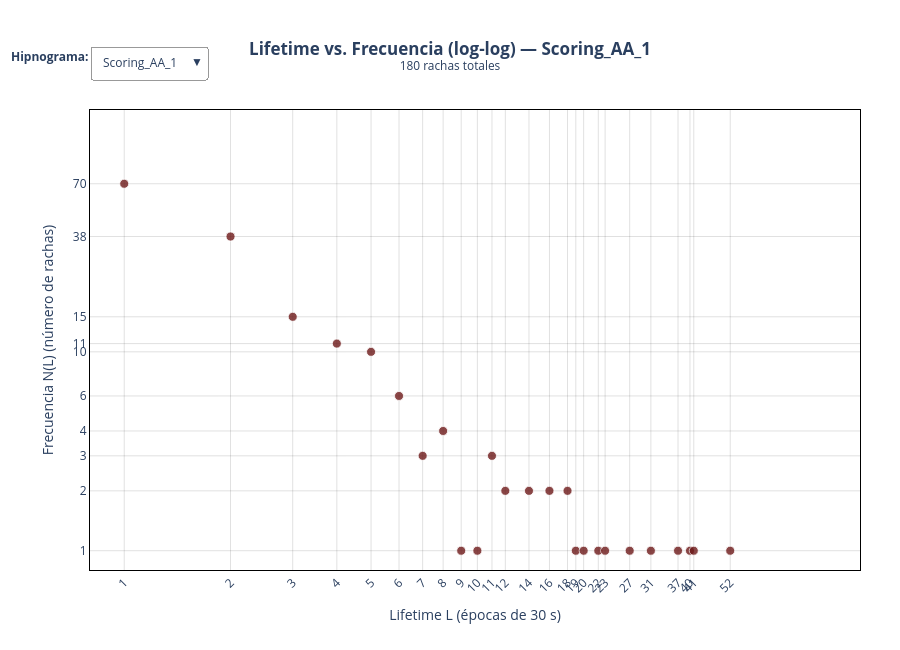

The notebook cell this image was saved under:
### Markdown cell above
## Lifetime de las fases de sueño vs frecuencia

### Code cell
def calcular_lifetimes(sequence: np.ndarray) -> np.ndarray:
    if len(sequence) == 0:
        return np.array([])
    cambios = np.diff(sequence) != 0
    indices = np.concatenate(([0], np.where(cambios)[0] + 1, [len(sequence)]))
    return np.diff(indices)

EPOCA_SEG = 30
sujetos = list(hipnogramas.keys())

# --- Pre-cálculo por sujeto ---
datos = {}
for s in sujetos:
    lfts = calcular_lifetimes(np.asarray(hipnogramas[s]))
    valores, conteos = np.unique(lfts, return_counts=True)
    datos[s] = dict(x=valores, y=conteos, n_rachas=int(len(lfts)))

# --- Rango global fijo, para poder comparar entre hipnogramas ---
x_max = max(d['x'].max() for d in datos.values())
y_max = max(d['y'].max() for d in datos.values())

def ticks_usados(vals, max_ticks=25):
    """Valores realmente ocupados; si son demasiados, se adelgazan para no encimarse."""
    vals = np.unique(vals)
    if len(vals) > max_ticks:
        idx = np.unique(np.round(np.geomspace(1, len(vals), max_ticks)).astype(int) - 1)
        vals = vals[idx]
    return [int(v) for v in vals]

fig = go.Figure()
buttons = []

for i, s in enumerate(sujetos):
    d = datos[s]
    fig.add_trace(go.Scatter(
        x=d['x'], y=d['y'], mode='markers',
        marker=dict(size=9, color="#6D1919", opacity=0.8,
                    line=dict(width=0.8, color='white')),
        customdata=np.column_stack([d['x'] * EPOCA_SEG, d['x'] * EPOCA_SEG / 60]),
        hovertemplate=(
            "<b>Lifetime L:</b> %{x} épocas<br>"
            "<b>Duración:</b> %{customdata[0]} s (%{customdata[1]:.1f} min)<br>"
            "<b>Frecuencia N(L):</b> %{y} rachas"
            "<extra></extra>"
        ),
        name=s, visible=(i == 0)
    ))

    visibilidad = [False] * len(sujetos)
    visibilidad[i] = True
    xt, yt = ticks_usados(d['x']), ticks_usados(d['y'])

    buttons.append(dict(
        label=s, method="update",
        args=[{"visible": visibilidad},
              {"title.text": f"<b>Lifetime vs. Frecuencia (log-log) — {s}</b>"
                             f"<br><sup>{d['n_rachas']} rachas totales</sup>",
               "xaxis.tickvals": xt, "xaxis.ticktext": [str(v) for v in xt],
               "yaxis.tickvals": yt, "yaxis.ticktext": [str(v) for v in yt]}]
    ))

xt0, yt0 = ticks_usados(datos[sujetos[0]]['x']), ticks_usados(datos[sujetos[0]]['y'])

fig.update_layout(
    template='plotly_white',
    height=650,
    title=dict(text=f"<b>Lifetime vs. Frecuencia (log-log) — {sujetos[0]}</b>"
                    f"<br><sup>{datos[sujetos[0]]['n_rachas']} rachas totales</sup>",
               x=0.5),
    showlegend=False,
    hovermode='closest',
    margin=dict(l=90, r=40, t=110, b=80),
    updatemenus=[dict(
        type="dropdown", buttons=buttons, active=0,
        x=0.0, y=1.14, xanchor="left", yanchor="top",
        bgcolor="white", bordercolor="#999"
    )],
    annotations=[dict(text="<b>Hipnograma:</b>", x=0.0, y=1.14, xref="paper", yref="paper",
                      xanchor="right", yanchor="top", showarrow=False)],
    xaxis=dict(
        type='log', title_text='Lifetime L (épocas de 30 s)',
        tickmode='array', tickvals=xt0, ticktext=[str(v) for v in xt0], tickangle=-45,
        range=[np.log10(0.8), np.log10(x_max * 1.2)],
        showgrid=True, gridcolor='rgba(0,0,0,0.12)', showline=True, linecolor='black', mirror=True
    ),
    yaxis=dict(
        type='log', title_text='Frecuencia N(L) (número de rachas)',
        tickmode='array', tickvals=yt0, ticktext=[str(v) for v in yt0],
        range=[np.log10(0.8), np.log10(y_max * 1.2)],
        showgrid=True, gridcolor='rgba(0,0,0,0.12)', showline=True, linecolor='black', mirror=True
    ),
)

fig.show()
